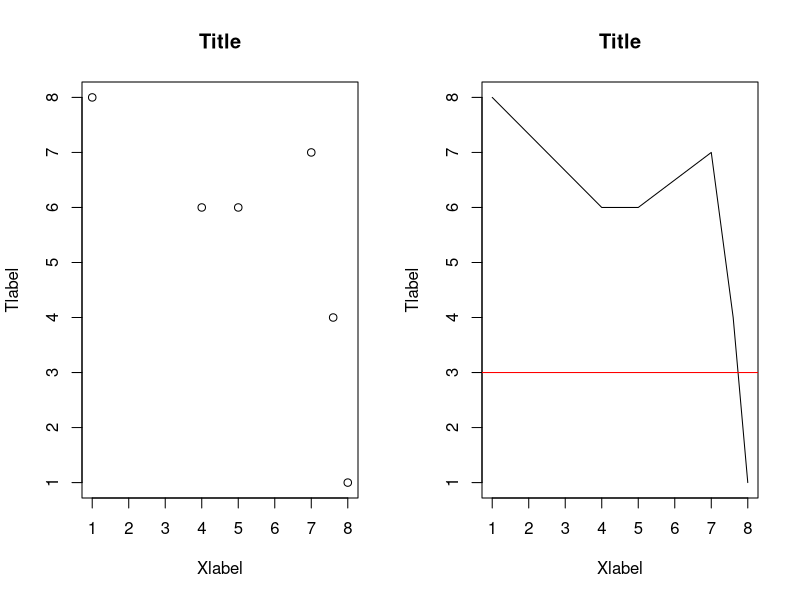
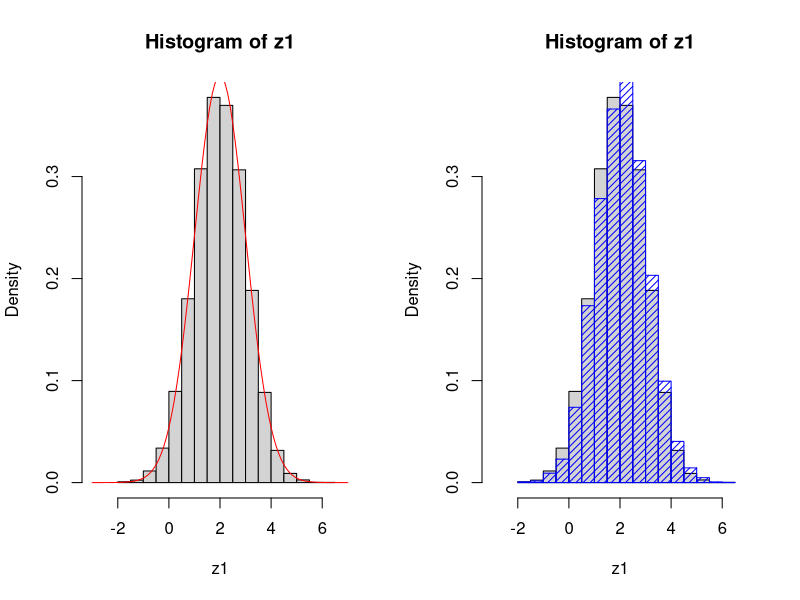
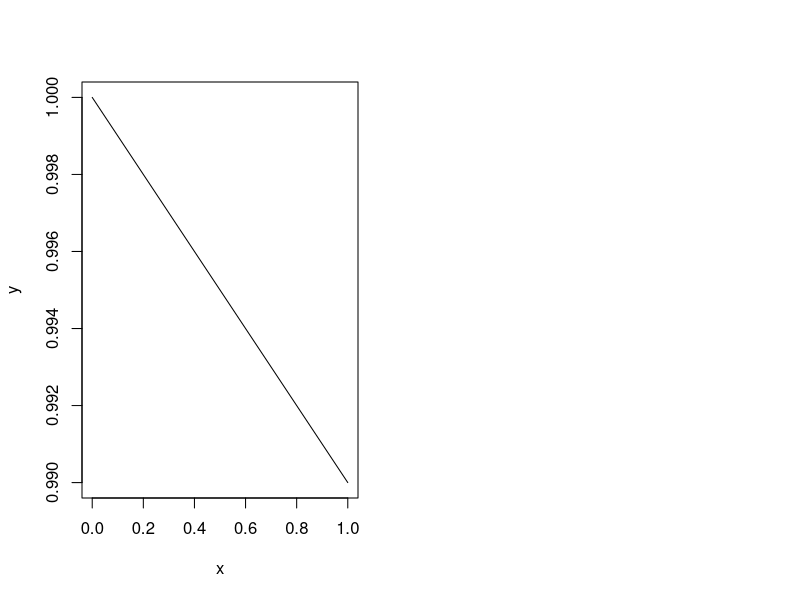
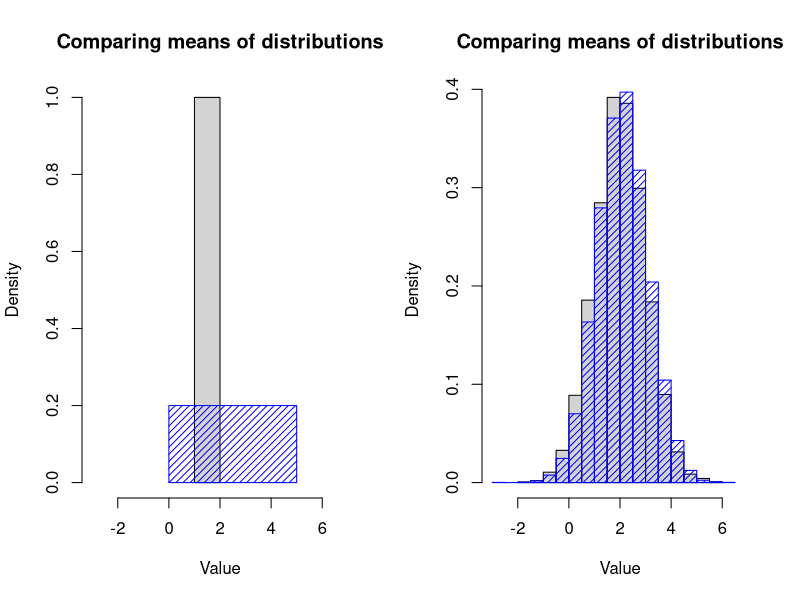
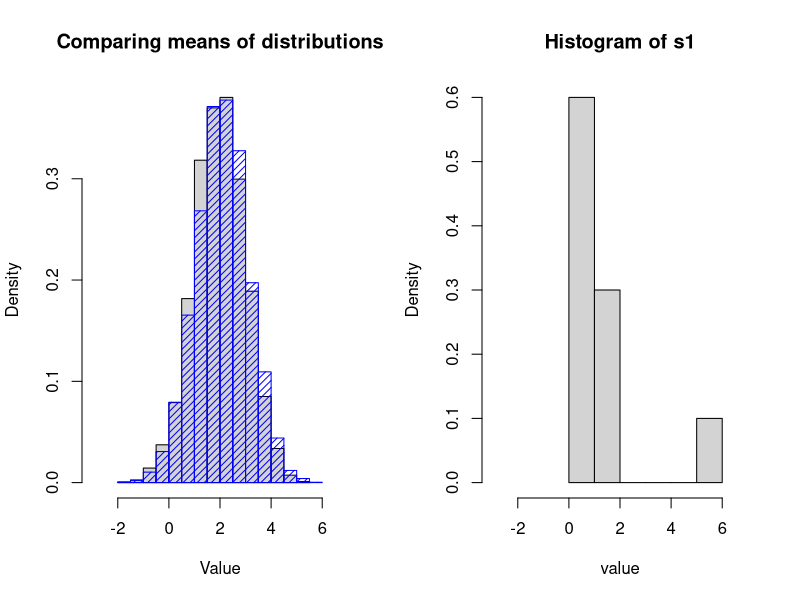

Here is the R script that generated these plots, in order:
## ---- chunk 1
#Making Vectors

x <- c(1,4,5,7,7.6,8)
y <- c(8,6,6,7,4,1)

#Side by side plots

par(mfrow = c(1,2))

plot(x,y, xlab = "Xlabel", ylab = "Tlabel", main = "Title")
plot(x,y, xlab = "Xlabel", ylab = "Tlabel", main = "Title", type = "l")
abline(h=3, col="red")

## ---- chunk 2

#Random Number
par(mfrow = c(1,2))

n = 10000
z1 <- rnorm(n, mean = 2, sd = 1)

#density histogram

hist(z1, freq = F, xlim = c(-3,7))
curve(dnorm(x, mean = 2, sd =1), from = -3, to = 7, col = "red", add = T)

z2 <- rnorm(n, mean = 2.1, sd = 1)
hist(z1, xlim = c(-3,7), freq = F)
hist(z2, xlim = c(-3,7), freq = F, col = "blue", add = T, density = 20)  
## ---- chunk 3

#Given Urn A, choose Urn A
CorrectA <- .99

#Given Urn B, choose Urn A
IncorrectA <- .98
## ---- chunk 4

#Given Urn A, choose Urn A
CorrectA <- .99

#Given Urn B, choose Urn A
IncorrectA2 <- .96
## ---- chunk 5
#Given Urn A, choose Urn A
CorrectA <- .99

#Given Urn B, choose Urn A
IncorrectA3 <- 1-(x/100)
## ---- chunk 6

x = seq(0,1, by = .1)
y = 1-(x/100)
plot(x,y, xlim = c(0,1), type = "l")
## ---- chunk 7
par(mfrow = c(1,2))

n = 1
z1 <- rnorm(n, mean = 2, sd = 1)
z2 <- rnorm(n, mean = 2.1, sd = 1)

hist(z1, xlim = c(-3,7), freq = F , xlab = "Value", main = "Comparing means of distributions")
hist(z2, xlim = c(-3,7), freq = F, col = "blue", add = T, density = 20)


n = 10000
z1 <- rnorm(n, mean = 2, sd = 1)
z2 <- rnorm(n, mean = 2.1, sd = 1)

hist(z1, xlim = c(-3,7), freq = F , xlab = "Value", main = "Comparing means of distributions")
hist(z2, xlim = c(-3,7), freq = F, col = "blue", add = T, density = 20)  
## ---- chunk 8
n = 6000
z1 <- rnorm(n, mean = 2, sd = 1)
z2 <- rnorm(n, mean = 2.1, sd = 1)

hist(z1, xlim = c(-3,7), freq = F , xlab = "Value", main = "Comparing means of distributions")
hist(z2, xlim = c(-3,7), freq = F, col = "blue", add = T, density = 20)  
## ---- chunk 9
n = 10

s1 <- rchisq(n, df = 1)

stat <- t.test(s1, mu = 1, alternative = "two.sided", conf.level = .05)
stat

p <- stat$p.value
t <- stat$statistic
hist(s1, xlim = c(-3,7), freq = F, xlab = "value")

cv1 <- pchisq(.05, 1, lower.tail = T)
cv2 <- pchisq(.95, 1, lower.tail = F)
